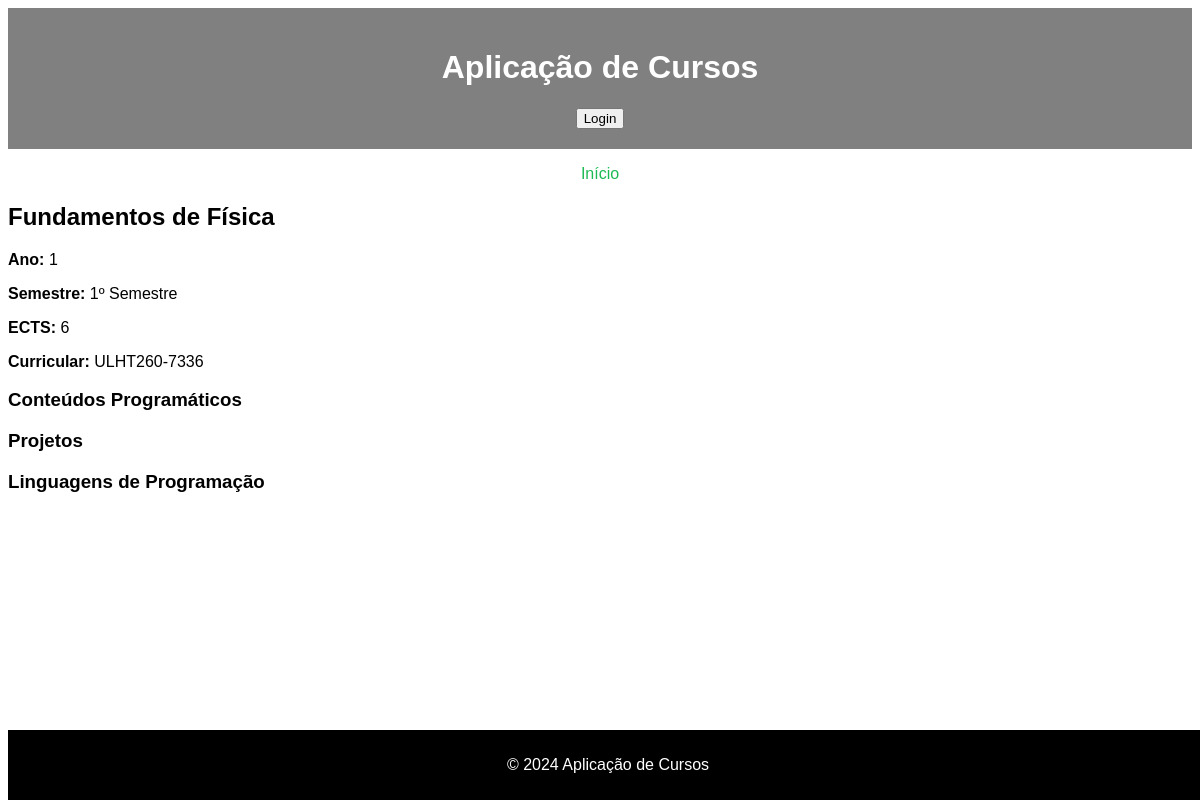
/appCursos/disciplinas/1/, run on the app's committed database.
### appCursos/models.py (models this page shows, shortened)
class Disciplina(models.Model):
    nome = models.CharField(max_length=255)
    ano = models.IntegerField()
    semestre = models.CharField(max_length=20)
    ects = models.IntegerField()
    curricular = models.CharField(max_length=20)
    area_cientifica = models.ForeignKey(AreaCientifica, on_delete=models.CASCADE)
    curso = models.ForeignKey(Curso, on_delete=models.CASCADE)

### appCursos/views.py (the view)
# urls.py: path('disciplinas/<int:disciplina_id>/', views.disciplina_view, name='disciplina_detalhes'),
def disciplina_view(request, disciplina_id):
    disciplina = get_object_or_404(Disciplina, id=disciplina_id)
    projeto = Projeto.objects.filter(disciplina=disciplina).first()
    context = {'disciplina': disciplina, 'projeto': projeto}
    return render(request, "appCursos/disciplina.html", context)

### appCursos/templates/appCursos/disciplina.html (shortened to what this page needs)
{% extends "appCursos/layout.html" %}
{% block content %}
<h2>{{ disciplina.nome }}</h2>
<p><strong>Ano:</strong> {{ disciplina.ano }}</p>
<p><strong>Semestre:</strong> {{ disciplina.semestre }}</p>
<p><strong>ECTS:</strong> {{ disciplina.ects }}</p>
<p><strong>Curricular:</strong> {{ disciplina.curricular }}</p>
<h3>Conteúdos Programáticos</h3>
<h3>Projetos</h3>
<h3>Linguagens de Programação</h3>
{% endblock %}

### appCursos/templates/appCursos/layout.html (style rules this page uses)
body { background-color: white; color: black; font-family: Arial, sans-serif; }

### data on the page
Disciplina: nome "Fundamentos de Física", ano "1", semestre "1º Semestre", ects "6", curricular "ULHT260-7336"
